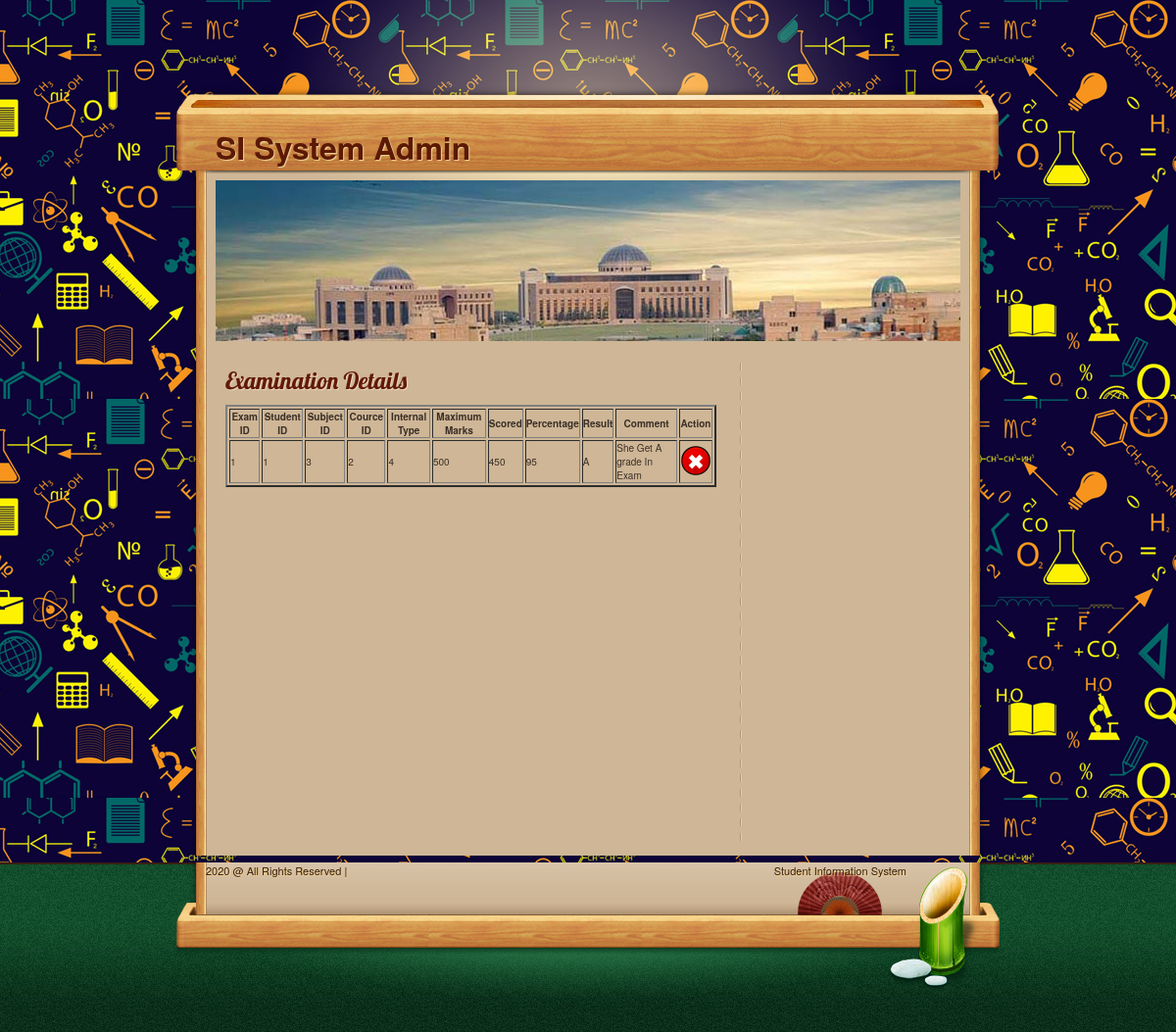
/SIstudent/admin/exam1.php, run on the app's committed database.
### tables this page shows
CREATE TABLE `examination` (
  `examid` bigint(4) NOT NULL,
  `studid` varchar(20) NOT NULL,
  `subid` bigint(4) NOT NULL,
  `courseid` bigint(4) NOT NULL,
  `internaltype` varchar(20) NOT NULL,
  `maxmarks` int(2) NOT NULL,
  `scored` int(2) NOT NULL,
  `percentage` float NOT NULL,
  `result` text NOT NULL,
  `comment` varchar(150) DEFAULT NULL
);

### SIstudent/admin/exam1.php (the view, shortened to what this page needs)
<?php
include("header.php");
include("conection.php");
?>
<section id="page">
<header id="pageheader" class="normalheader">
<h2 class="sitedescription">
  </h2>
</header>
<section id="contents">
<article class="post">
  <header class="postheader">
  <h2>Examination Details</h2>
  </header>
  <section class="entry">
<form  method="POST" action="sresult.php" id="formID" name="form1" >
<table width="501" border="2">
  <tr>
    <th>Exam ID </th>
    <th>Student ID </th>
    <th>Subject ID</th>
	 <th>Cource ID</th>
	 <th>Internal Type</th>
    <th>Maximum Marks</th>
	 <th>Scored</th>
	 <th>Percentage</th>
    <th>Result</th>
	 <th>Comment</th>
	 <th>Action</th>
  </tr>
<?php
$ret=mysqli_query($con,"select * from examination");
while ($row=mysqli_fetch_array($ret)) {
?>
<tr>
  <td><?php  echo $row['examid'];?></td>
   <td><?php echo $row['studid'];?></td>
    <td><?php echo $row['subid'];?></td>
  <td><?php echo $row['courseid'];?></td>
  <td><?php echo $row['internaltype'];?></td>
  <td><?php echo $row['maxmarks'];?></td>
    <td><?php echo $row['scored'];?></td>
	<td><?php echo $row['percentage'];?></td>
  <td><?php echo $row['result'];?></td>
    <td><?php echo $row['comment'];?></td>
  <td> <a href='exam1.php?slid=<?php echo $row["examid"]; ?>&view=delete'><img src='images/delete.png' width='32' height='32'  onclick="return confirm('Are you sure??')"/></a></td>
</tr>
<?php
}?>
</table>
   <br>
</form>
</section>
</article>
</section>
<?php
include("adminmenu.php");
include("footer.php");
?>

### SIstudent/admin/style.css (style rules this page uses)
html, body { height:100%; }
body { background: url(images/bodybg.jpg) repeat; font-family:"Helvetica Neue", Helvetica, Verdana, sans-serif; color:#3b2f27; position:relative; }
a { color:#0d4022; text-decoration:none; }
#page { background: url(images/pagebg.png) repeat-y; padding:0 40px; }
#pageheader { margin-bottom:15px; }
.normalheader { background:url(images/normalheader.jpg) no-repeat; height:164px; }
#contents { width:525px; float:left; padding-right:12px; background:url(images/sidebar-devider.png) right top repeat-y; min-height:500px; margin-bottom:10px; }
.post { margin-bottom:20px; padding:10px; }
#page h2 { font:2.4em 'Lobster', Arial, Helvetica, sans-serif; color:#621907; text-shadow:#ead7be 1px 1px 1px; }
.postheader { margin-bottom:10px; }
.sitedescription { color:#9edab8; font:normal 1.6em 'FertigoProRegular', Arial, sans-serif!important; color:#9edab8!important; text-shadow:#08421f 1px 1px 1px!important; }
.normalheader .sitedescription { padding:60px 280px 0 20px; }

### data on the page
examination: examid "1", studid "1", subid "3", courseid "2", internaltype "4", maxmarks "500", scored "450", percentage "95", result "A", comment "She Get A grade In Exam"
